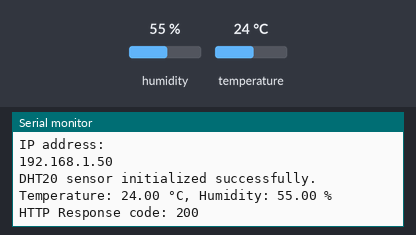
The program below on a simulated ESP32. Shown: the last lines printed to the serial monitor. The test bench sets the inputs (shaded band); at power-on: humidity 55 %, temperature 24 °C. WiFi joins after 1.5 s; servers stay silent unless stated; uploads are accepted with an empty reply; EEPROM starts erased.

Above: at 6.7 s.
6.8 s: humidity set to 22 %
14.5 s: temperature set to 12 °C
At 16.04 s:
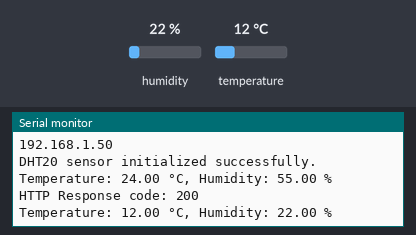
22.2 s: humidity set to 40 %
At 27.1 s:
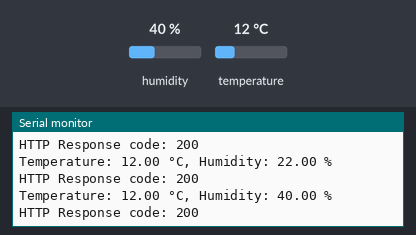

Measured:
- after the input at 14.5 s, the serial monitor: prints a new line after 1.4 s (image 1)
- after the input at 22.2 s, the serial monitor: prints a new line after 4.0 s (image 2)

The program:

main.cpp
```cpp
// Part1

// #include <Arduino.h>
// #include <inttypes.h>
// #include <stdio.h>
// #include "esp_system.h"
// #include "freertos/FreeRTOS.h"
// #include "freertos/task.h"
// #include "nvs.h"
// #include "nvs_flash.h"

// void setup()
// {
//     Serial.begin(9600);
//     delay(4000);
//     Serial.printf("Starting setup...\n");

//     // Initialize NVS
//     esp_err_t err = nvs_flash_init();
//     if (err != ESP_OK)
//     {
//         Serial.printf("NVS init failed: %s\n", esp_err_to_name(err));
//     }

//     if (err == ESP_ERR_NVS_NO_FREE_PAGES ||
//         err == ESP_ERR_NVS_NEW_VERSION_FOUND)
//     {
//         Serial.printf("NVS needs erase, erasing...\n");
//         ESP_ERROR_CHECK(nvs_flash_erase());
//         err = nvs_flash_init();
//     }
//     ESP_ERROR_CHECK(err);

//     Serial.printf("Opening Non-Volatile Storage (NVS) handle... ");
//     nvs_handle_t my_handle;
//     err = nvs_open("storage", NVS_READWRITE, &my_handle);
//     if (err != ESP_OK)
//     {
//         Serial.printf("Error (%s) opening NVS handle!\n", esp_err_to_name(err));
//     }
//     else
//     {
//         Serial.printf("Done\n");
//         // char ssid[] = "Harry's iPhone 16 Pro";
//         // char pass[] = "66336439";
//         char ssid[] = "iPhone1000";
//         char pass[] = "h18306215568";
//         err = nvs_set_str(my_handle, "ssid", ssid);
//         err |= nvs_set_str(my_handle, "pass", pass);
//         Serial.printf((err != ESP_OK) ? "Failed!\n" : "Done\n");

//         Serial.printf("Committing updates in NVS ... ");
//         err = nvs_commit(my_handle);
//         Serial.printf((err != ESP_OK) ? "Failed!\n" : "Done\n");
//         nvs_close(my_handle);
//     }
//     Serial.printf("Setup completed.\n");
// }

// void loop()
// {
//     // put your main code here, to run repeatedly:
//     delay(1000);
// }

#include <Arduino.h>
#include <HttpClient.h>
#include <WiFi.h>
#include <inttypes.h>
#include <stdio.h>

#include "esp_system.h"
#include "freertos/FreeRTOS.h"
#include "freertos/task.h"
#include "nvs.h"
#include "nvs_flash.h"

// Part2

// // This example downloads the URL "http://arduino.cc/"
// char ssid[50] = ""; // your network SSID (name)
// char pass[50] = ""; // your network password (use for WPA, or use
// // as key for WEP)
// // Name of the server we want to connect to
// const char kHostname[] = "worldtimeapi.org";
// // Path to download (this is the bit after the hostname in the URL
// // that you want to download
// const char kPath[] = "/api/timezone/Europe/London.txt";
// // Number of milliseconds to wait without receiving any data before we give up
// const int kNetworkTimeout = 30 * 1000;
// // Number of milliseconds to wait if no data is available before trying again
// const int kNetworkDelay = 1000;

// void nvs_access()
// {
//     // Initialize NVS
//     esp_err_t err = nvs_flash_init();
//     if (err == ESP_ERR_NVS_NO_FREE_PAGES ||
//         err == ESP_ERR_NVS_NEW_VERSION_FOUND)
//     {
//         // NVS partition was truncated and needs to be erased
//         // Retry nvs_flash_init
//         ESP_ERROR_CHECK(nvs_flash_erase());
//         err = nvs_flash_init();
//     }
//     ESP_ERROR_CHECK(err);
//     // Open
//     Serial.printf("\n");
//     Serial.printf("Opening Non-Volatile Storage (NVS) handle... ");
//     nvs_handle_t my_handle;
//     err = nvs_open("storage", NVS_READWRITE, &my_handle);
//     if (err != ESP_OK)
//     {
//         Serial.printf("Error (%s) opening NVS handle!\n", esp_err_to_name(err));
//     }
//     else
//     {
//         Serial.printf("Done\n");
//         Serial.printf("Retrieving SSID/PASSWD\n");
//         size_t ssid_len;
//         size_t pass_len;
//         err = nvs_get_str(my_handle, "ssid", ssid, &ssid_len);
//         err |= nvs_get_str(my_handle, "pass", pass, &pass_len);
//         switch (err)
//         {
//         case ESP_OK:
//             Serial.printf("Done\n");
//             Serial.printf("SSID = %s\n", ssid);
//             Serial.printf("PASSWD = %s\n", pass);
//             break;
//         case ESP_ERR_NVS_NOT_FOUND:
//             Serial.printf("The value is not initialized yet!\n");
//             break;
//         default:
//             Serial.printf("Error (%s) reading!\n", esp_err_to_name(err));
//         }
//     }
//     // Close
//     nvs_close(my_handle);
// }

// void setup()
// {
//     Serial.begin(9600);
//     delay(4000);
//     // Retrieve SSID/PASSWD from flash before anything else
//     nvs_access();
//     // We start by connecting to a WiFi network
//     delay(1000);
//     Serial.println();
//     Serial.println();
//     Serial.print("Connecting to ");
//     Serial.println(ssid);
//     WiFi.begin(ssid, pass);
//     while (WiFi.status() != WL_CONNECTED)
//     {
//         delay(500);
//         Serial.print(".");
//     }
//     Serial.println("");
//     Serial.println("WiFi connected");
//     Serial.println("IP address: ");
//     Serial.println(WiFi.localIP());
//     Serial.println("MAC address: ");
//     Serial.println(WiFi.macAddress());
// }

// void loop()
// {
//     int err = 0;
//     WiFiClient c;
//     HttpClient http(c);
//     // err = http.get(kHostname, kPath);
//     err = http.get("54.81.29.224", 5000, "/?var=10", NULL);

//     if (err == 0)
//     {
//         Serial.println("startedRequest ok");
//         err = http.responseStatusCode();
//         if (err >= 0)
//         {
//             Serial.print("Got status code: ");
//             Serial.println(err);
//             // Usually you'd check that the response code is 200 or a
//             // similar "success" code (200-299) before carrying on,
//             // but we'll print out whatever response we get
//             err = http.skipResponseHeaders();
//             if (err >= 0)
//             {
//                 int bodyLen = http.contentLength();
//                 Serial.print("Content length is: ");
//                 Serial.println(bodyLen);
//                 Serial.println();
//                 Serial.println("Body returned follows:");
//                 // Now we've got to the body, so we can print it out
//                 unsigned long timeoutStart = millis();
//                 char c;
//                 // Whilst we haven't timed out & haven't reached the end of the body
//                 while ((http.connected() || http.available()) &&
//                        ((millis() - timeoutStart) < kNetworkTimeout))
//                 {
//                     if (http.available())
//                     {
//                         c = http.read();
//                         // Print out this character
//                         Serial.print(c);
//                         bodyLen--;
//                         // We read something, reset the timeout counter
//                         timeoutStart = millis();
//                     }
//                     else
//                     {
//                         // We haven't got any data, so let's pause to allow some to
//                         // arrive
//                         delay(kNetworkDelay);
//                     }
//                 }
//             }
//             else
//             {
//                 Serial.print("Failed to skip response headers: ");
//                 Serial.println(err);
//             }
//         }
//         else
//         {
//             Serial.print("Getting response failed: ");
//             Serial.println(err);
//         }
//     }
//     else
//     {
//         Serial.print("Connect failed: ");
//         Serial.println(err);
//     }
//     http.stop();
//     // And just stop, now that we've tried a download
//     while (1)
//         ;
// }

// Part3

#include <WiFi.h>
#include <HTTPClient.h>
#include <Adafruit_AHTX0.h>
#include <nvs_flash.h>
#include <nvs.h>

// Initialize the DHT20 sensor
Adafruit_AHTX0 aht;

// WiFi credentials
char ssid[50] = ""; // your network SSID (name)
char pass[50] = ""; // your network password (use for WPA, or use as key for WEP)

// HTTP server details
const char kHostname[] = "54.81.29.224"; // Replace with your server IP
const int kPort = 5000;
const char kPath[] = "/data"; // Endpoint to send sensor data

const int kNetworkTimeout = 30 * 1000; // Timeout in milliseconds
const int kNetworkDelay = 1000;        // Delay in milliseconds

void nvs_access()
{
    // Initialize NVS
    esp_err_t err = nvs_flash_init();
    if (err == ESP_ERR_NVS_NO_FREE_PAGES || err == ESP_ERR_NVS_NEW_VERSION_FOUND)
    {
        ESP_ERROR_CHECK(nvs_flash_erase());
        err = nvs_flash_init();
    }
    ESP_ERROR_CHECK(err);

    // Open NVS storage
    nvs_handle_t my_handle;
    err = nvs_open("storage", NVS_READWRITE, &my_handle);
    if (err != ESP_OK)
    {
        Serial.printf("Error (%s) opening NVS handle!\n", esp_err_to_name(err));
    }
    else
    {
        size_t ssid_len, pass_len;
        err = nvs_get_str(my_handle, "ssid", ssid, &ssid_len);
        err |= nvs_get_str(my_handle, "pass", pass, &pass_len);
        if (err == ESP_OK)
        {
            Serial.printf("Retrieved SSID: %s\n", ssid);
            Serial.printf("Retrieved Password: %s\n", pass);
        }
        else
        {
            Serial.printf("Error (%s) retrieving WiFi credentials!\n", esp_err_to_name(err));
        }
    }
    nvs_close(my_handle);
}

void setup()
{
    Serial.begin(9600);
    delay(4000);

    // Initialize NVS and WiFi credentials
    nvs_access();

    // Initialize WiFi
    WiFi.begin(ssid, pass);
    while (WiFi.status() != WL_CONNECTED)
    {
        delay(500);
        Serial.print(".");
    }
    Serial.println("\nWiFi connected");
    Serial.println("IP address: ");
    Serial.println(WiFi.localIP());

    // Initialize DHT20 sensor
    if (!aht.begin())
    {
        Serial.println("Failed to initialize DHT20 sensor! Check wiring.");
        while (1)
            ;
    }
    Serial.println("DHT20 sensor initialized successfully.");
}

void loop()
{
    sensors_event_t humidity, temp;
    aht.getEvent(&humidity, &temp);

    // Read temperature and humidity
    float temperature = temp.temperature;
    float hum = humidity.relative_humidity;

    if (isnan(temperature) || isnan(hum))
    {
        Serial.println("Failed to read from DHT20 sensor!");
        delay(5000); // Retry after delay
        return;
    }

    // Print temperature and humidity to console
    Serial.printf("Temperature: %.2f °C, Humidity: %.2f %%\n", temperature, hum);

    // Send data to the server
    if (WiFi.status() == WL_CONNECTED)
    {
        HTTPClient http;
        http.begin(String("http://") + kHostname + ":" + kPort + kPath);
        http.addHeader("Content-Type", "application/json");

        String jsonPayload = String("{\"temperature\":") + temperature +
                             ",\"humidity\":" + hum + "}";

        int httpResponseCode = http.POST(jsonPayload);

        if (httpResponseCode > 0)
        {
            Serial.printf("HTTP Response code: %d\n", httpResponseCode);
        }
        else
        {
            Serial.printf("HTTP POST failed: %s\n", http.errorToString(httpResponseCode).c_str());
        }

        http.end();
    }
    else
    {
        Serial.println("WiFi disconnected. Reconnecting...");
        WiFi.reconnect();
    }

    delay(10000); // Delay for 10 seconds
}
```
